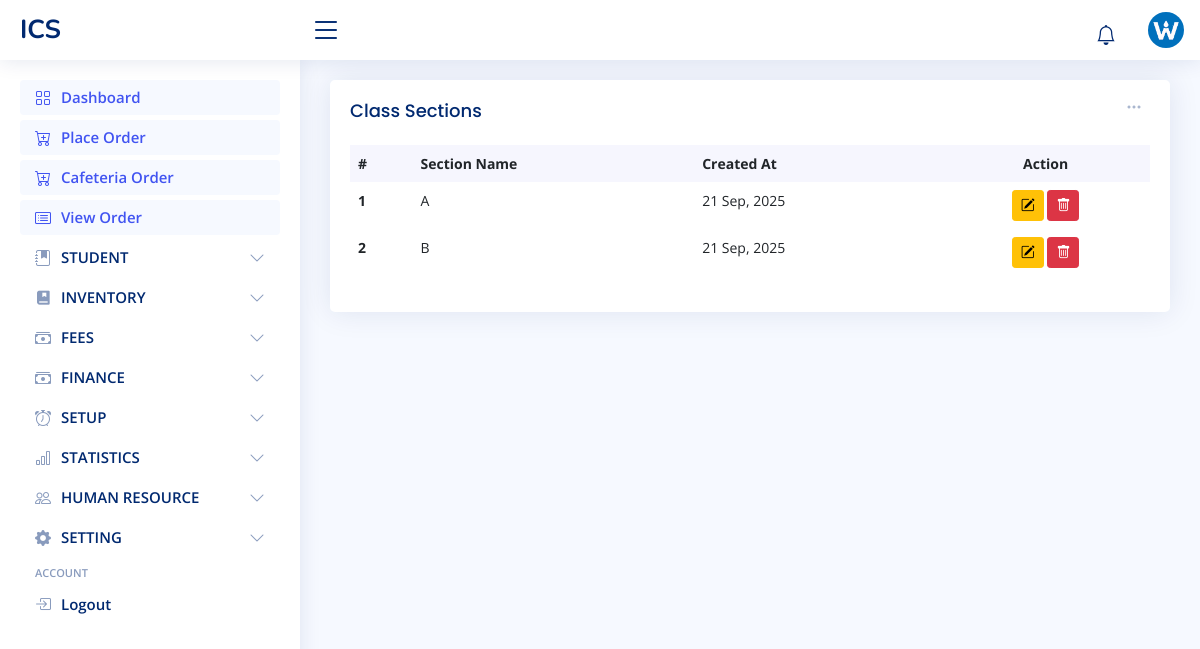
/class/section/ (signed in), run on the app's committed database.
### admin_site/models.py (models this page shows, shortened)
class SchoolInfoModel(models.Model):
    name = models.CharField(max_length=250)
    short_name = models.CharField(max_length=50)
    logo = models.FileField(upload_to='images/logo', blank=True, null=True)
    mobile = models.CharField(max_length=20)
    email = models.EmailField()
    address = models.CharField(max_length=255)
    def __str__(self):
        return self.short_name.upper()

class ClassSectionModel(models.Model):
    name = models.CharField(max_length=100, unique=True)
    created_at = models.DateTimeField(auto_now_add=True, blank=True, null=True)
    updated_at = models.DateTimeField(auto_now=True, blank=True, null=True)
    class Meta:
        constraints = [models.UniqueConstraint(fields=['name'], name='unique_class_name_type_combo')]

### admin_site/views.py (the view)
# urls.py: path('class/section/', ClassSectionListView.as_view(), name='class_section_index'),
class ClassSectionListView(LoginRequiredMixin, PermissionRequiredMixin, ListView):
    model = ClassSectionModel
    permission_required = 'admin_site.view_classsectionmodel'
    template_name = 'admin_site/class_section/index.html'
    context_object_name = "class_section_list"
    queryset = ClassSectionModel.objects.order_by('name')
    def get_context_data(self, **kwargs):
        context = super().get_context_data(**kwargs)
        context['form'] = ClassSectionForm()
        return context

### admin_site/context_processor.py (called while the page is built)
def school_info(request):
    info = SchoolInfoModel.objects.first()
    return {
        'school_info': info,
    }

### admin_site/templates/admin_site/class_section/index.html (shortened to what this page needs)
{% extends 'admin_site/layout.html' %}
{% block 'main' %}
<div class="col-12">
    <div class="card recent-sales overflow-auto">
        <div class="filter px-2">
            <a title="Actions" class="icon" href="#" data-bs-toggle="dropdown"><i class="bi bi-three-dots"></i></a>
        </div>
        <div class="card-body">
            <h5 class="card-title">Class Sections</h5>
            <table class="table table-borderless datatable">
                <thead>
                <tr>
                    <th scope="col">#</th>
                    <th scope="col">Section Name</th>
                    <th scope="col">Created At</th>
                    <th scope="col" class="text-center">Action</th>
                </tr>
                </thead>
                <tbody>
                {% for section in class_section_list %}
                <tr>
                    <th scope="row">{{ forloop.counter }}</th>
                    <td>{{ section.name|upper }}</td>
                    <td>{{ section.created_at|date:"d M, Y" }}</td>
                    <td class="text-center">
                        <button title="Edit Section" type="button" class="btn btn-warning btn-sm" data-bs-toggle="modal" data-bs-target="#editSectionModal{{ forloop.counter }}">
                            <i class="bi bi-pencil-square"></i>
                        </button>
                        <a title="Delete Section" href="{% url 'class_section_delete' section.id %}" class="btn btn-danger btn-sm">
                            <i class="bi bi-trash"></i>
                        </a>
                    </td>
                </tr>
                {% endfor %}
                </tbody>
            </table>
        </div>
    </div>
</div>
{% endblock %}

### admin_site/templates/admin_site/layout.html (shortened to what this page needs)
<!DOCTYPE html>
{% load static %}
<html lang="en">
<head>
    <link href="{% static 'admin_site/vendor/bootstrap/css/bootstrap.min.css' %}" rel="stylesheet">
    <link href="{% static 'admin_site/vendor/bootstrap-icons/bootstrap-icons.css' %}" rel="stylesheet">
    <link href="{% static 'admin_site/vendor/boxicons/css/boxicons.min.css' %}" rel="stylesheet">
    <link href="{% static 'admin_site/vendor/quill/quill.snow.css' %}" rel="stylesheet">
    <link href="{% static 'admin_site/vendor/quill/quill.bubble.css' %}" rel="stylesheet">
    <link href="{% static 'admin_site/vendor/remixicon/remixicon.css' %}" rel="stylesheet">
    <link href="{% static 'admin_site/vendor/simple-datatables/style.css' %}" rel="stylesheet">
    <link href="{% static 'admin_site/styles/style.css' %}" rel="stylesheet">
</head>
<body>
<header class="header non-printable fixed-top d-flex align-items-center" id="header">
    <div class="d-flex align-items-center justify-content-between">
        <a class="logo d-flex align-items-center" href="% url 'admin_dashboard' %}">
            <span class="d-none d-lg-block">{{ school_info|upper }}</span>
        </a>
        <i class="bi bi-list toggle-sidebar-btn"></i>
    </div>
    <nav class="header-nav ms-auto">
        <ul class="d-flex align-items-center">
            <li class="nav-item dropdown">
          <a class="nav-link nav-icon" href="#" data-bs-toggle="dropdown">
            <i class="bi bi-bell"></i>
          </a>
        </li>
            <li class="nav-item dropdown pe-3">
                <a class="nav-link nav-profile d-flex align-items-center pe-0" data-bs-toggle="dropdown" href="#">
                    {% if user.is_superuser %}
                    <img alt="Profile" class="rounded-circle" src="{{ school_info.logo.url }}">
                    {% else %}
                    {% if user.profile.staff.image %}
                    <img alt="Profile" class="rounded-circle" src="{{user.profile.staff.image.url}}">
                    {% else %}
                    <img alt="Profile" class="rounded-circle" src="{% static 'admin_site/images/default_image.jpg' %}">
                    {% endif %}
                    {% endif %}
                </a>
            </li>
        </ul>
    </nav>
</header>
<aside class="sidebar non-printable" id="sidebar" style="">
    <ul class="sidebar-nav" id="sidebar-nav">
        <li class="nav-item">
            <a class="nav-link" href="{% url 'admin_dashboard' %}">
                <i class="bi bi-grid"></i>
                <span>Dashboard</span>
            </a>
        </li>
        {% if 'inventory.add_salemodel' in perms  %}
        <li class="nav-item">
            <a class="nav-link" href="{% url 'place_order' %}">
                <i class="bi bi-cart-plus"></i>
                <span>Place Order</span>
            </a>
        </li>
        {% endif %}
        {% if 'inventory.add_salemodel' in perms  %}
        <li class="nav-item">
            <a class="nav-link" href="{% url 'cafeteria_collection_live' %}">
                <i class="bi bi-cart-plus"></i>
                <span>Cafeteria Order</span>
            </a>
        </li>
        {% endif %}
        {% if 'inventory.view_salemodel' in perms  %}
        <li class="nav-item">
            <a class="nav-link" href="{% url 'view_orders' %}">
                <i class="bi bi-card-list"></i>
                <span>View Order</span>
            </a>
        </li>
        {% endif %}
        {% if 'student.add_studentmodel' in perms or 'student.view_studentmodel' in perms  %}
        <li class="nav-item">
            <a class="nav-link collapsed" data-bs-target="#stud" data-bs-toggle="collapse" href="#">
                <i class="bi bi-journal-bookmark-fill"></i><span>STUDENT</span><i
                    class="bi bi-chevron-down ms-auto"></i>
            </a>
        </li>
        {% endif %}
        {% if 'inventory.add_stockinmodel' in perms or 'inventory.view_productmodel' in perms  %}
        <li class="nav-item">
            <a class="nav-link collapsed" data-bs-target="#acad" data-bs-toggle="collapse" href="#">
                <i class="ri-book-mark-fill"></i><span>INVENTORY</span><i class="bi bi-chevron-down ms-auto"></i>
            </a>
        </li>
        {% endif %}
         {% if 'student.add_studentfundingmodel' in perms or 'student.view_studentfundingmodel' in perms or 'student.change_studentfundingmodel' in perms  %}
        <li class="nav-item">
            <a class="nav-link collapsed" data-bs-target="#fees" data-bs-toggle="collapse" href="#">
                <i class="bi bi-cash-stack"></i><span>FEES</span><i class="bi bi-chevron-down ms-auto"></i>
            </a>
        </li>
        {% endif %}
         {% if 'student.add_studentfundingmodel' in perms or 'student.view_studentfundingmodel' in perms or 'student.change_studentfundingmodel' in perms  %}
        <li class="nav-item">
            <a class="nav-link collapsed" data-bs-target="#fee" data-bs-toggle="collapse" href="#">
                <i class="bi bi-cash-stack"></i><span>FINANCE</span><i class="bi bi-chevron-down ms-auto"></i>
            </a>
        </li>
        {% endif %}
        {% if 'admin_site.add_classesmodel' in perms  %}
        <li class="nav-item">
            <a class="nav-link collapsed" data-bs-target="#sb_att" data-bs-toggle="collapse" href="#">
                <i class="bi bi-alarm"></i><span>SETUP</span><i class="bi bi-chevron-down ms-auto"></i>
            </a>
        </li>
        {% endif %}
        {% if 'inventory.change_salemodel' in perms  %}
        <li class="nav-item">
            <a class="nav-link collapsed" data-bs-target="#result" data-bs-toggle="collapse" href="#">
                <i class="bi bi-bar-chart"></i><span>STATISTICS</span><i class="bi bi-chevron-down ms-auto"></i>
            </a>
        </li>
        {% endif %}
        {% if 'human_resource.add_staffmodel' in perms or 'human_resource.view_staffmodel' in perms or 'auth.add_group' in perms %}
        <li class="nav-item">
            <a class="nav-link collapsed" data-bs-target="#hr" data-bs-toggle="collapse" href="#">
                <i class="bi bi-people"></i><span>HUMAN RESOURCE</span><i class="bi bi-chevron-down ms-auto"></i>
            </a>
        </li>
        {% endif %}
        {% if 'admin_site.change_schoolinfomodel' in perms or 'admin_site.change_schoolsettingmodel' in perms  %}
        <li class="nav-item">
            <a class="nav-link collapsed" data-bs-target="#tables-nav" data-bs-toggle="collapse" href="#">
                <i class="bi bi-gear-fill"></i><span>SETTING</span><i class="bi bi-chevron-down ms-auto"></i>
            </a>
        </li>
        {% endif %}
        <li class="nav-heading">Account</li>
        <li class="nav-item">
            <a class="nav-link collapsed" href="% url 'logout' %}">
                <i class="bi bi-box-arrow-in-right"></i>
                <span>Logout</span>
            </a>
        </li>
    </ul>
</aside>
<main class="main" id="main">
    <section class="section dashboard">
        {% block 'main' %} {% endblock %}
    </section>
</main>
</body>
</html>

### admin_site/static/admin_site/styles/style.css (style rules this page uses)
:root { scroll-behavior: smooth; }
body { font-family: "Open Sans", sans-serif; background: #f6f9ff; color: #444444; }
a { color: #4154f1; text-decoration: none; }
h1, h2, h3, h4, h5, h6 { font-family: "Nunito", sans-serif; }
#main { margin-top: 60px; padding: 20px 30px; transition: all 0.3s; }
.card { margin-bottom: 30px; border: none; border-radius: 5px; box-shadow: 0px 0 30px rgba(1, 41, 112, 0.1); }
.card-title { padding: 20px 0 15px 0; font-size: 18px; font-weight: 500; color: #012970; font-family: "Poppins", sans-serif; }
.card-body { padding: 0 20px 20px 20px; }
.logo { line-height: 1; }
@media (min-width: 1200px) { .logo { width: 280px; } }
.logo span { font-size: 26px; font-weight: 700; color: #012970; font-family: "Nunito", sans-serif; }
.header { transition: all 0.5s; z-index: 997; height: 60px; box-shadow: 0px 2px 20px rgba(1, 41, 112, 0.1); background-color: #fff; padding-left: 20px; }
.header .toggle-sidebar-btn { font-size: 32px; padding-left: 10px; cursor: pointer; color: #012970; }
.header-nav ul { list-style: none; }
.header-nav > ul { margin: 0; padding: 0; }
.header-nav .nav-icon { font-size: 20px; color: #012970; }
.header-nav .nav-profile { color: #012970; }
.header-nav .nav-profile img { max-height: 36px; }
.sidebar { position: fixed; top: 60px; left: 0; bottom: 0; width: 300px; z-index: 996; transition: all 0.3s; padding: 20px; overflow-y: auto; scrollbar-width: thin; scrollbar-color: #aab7cf transparent; box-shadow: 0px 0px 20px rgba(1, 41, 112, 0.1); background-color: #fff; }
@media (min-width: 1200px) { #main, #footer { margin-left: 300px; } }
.sidebar-nav { padding: 0; margin: 0; list-style: none; }
.sidebar-nav li { padding: 0; margin: 0; list-style: none; }
.sidebar-nav .nav-item { margin-bottom: 5px; }
.sidebar-nav .nav-heading { font-size: 11px; text-transform: uppercase; color: #899bbd; font-weight: 600; margin: 10px 0 5px 15px; }
.sidebar-nav .nav-link { display: flex; align-items: center; font-size: 15px; font-weight: 600; color: #4154f1; transition: 0.3; background: #f6f9ff; padding: 10px 15px; border-radius: 4px; }
.sidebar-nav .nav-link i { font-size: 16px; margin-right: 10px; color: #4154f1; }
.sidebar-nav .nav-link.collapsed { color: #012970; background: #fff; }
.sidebar-nav .nav-link.collapsed i { color: #899bbd; }
.sidebar-nav .nav-link .bi-chevron-down { margin-right: 0; transition: transform 0.2s ease-in-out; }
.dashboard .filter { position: absolute; right: 0px; top: 15px; }
.dashboard .filter .icon { color: #aab7cf; padding-right: 20px; padding-bottom: 5px; transition: 0.3s; font-size: 16px; }
.dashboard .recent-sales { font-size: 14px; }
.dashboard .recent-sales .table thead { background: #f6f6fe; }
.dashboard .recent-sales .table thead th { border: 0; }

### admin_site/templates/admin_site/layout.html (style rules this page uses)
.nav-link { height:35px }

### data on the page
SchoolInfoModel: short_name "ICS", logo (picture)
ClassSectionModel: name "A", created_at "21 Sep, 2025"
ClassSectionModel: name "B", created_at "21 Sep, 2025"
